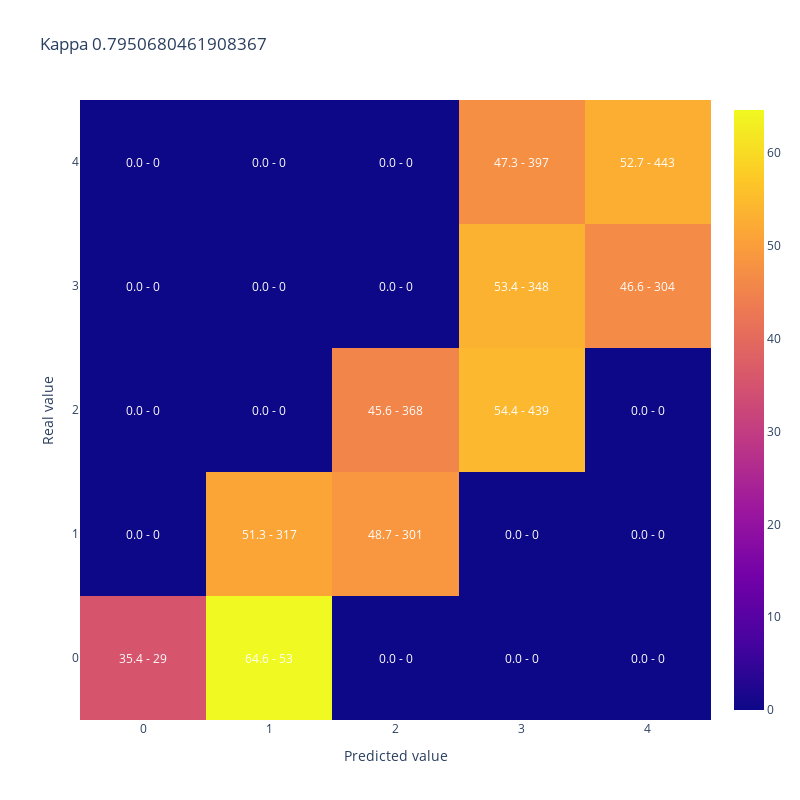

Notebook code for this chart:
### Code cell
#A modo de ejemplo muestro kappa y matriz de confusion para 50% de aciertos donde los errores quedan cerca de la clase correcta
y_simulado_cerca = [y_test.iloc[sample] if random_list[sample]<50/100 else y_cerca[sample] for sample in range(len(y_test))]

display(plot_confusion_matrix(y_test,y_simulado_cerca, 
                              title = "Kappa " + str(cohen_kappa_score(y_test,y_simulado_cerca, weights = 'quadratic'))))

### Figure 1 — Plotly figure (JSON) as saved in the notebook; plotly's stock layout.template omitted (floating-point values rounded to 4 significant figures)
{"data": [{"type": "heatmap", "x": [0, 1, 2, 3, 4], "y": [0, 1, 2, 3, 4], "z": [[35.37, 64.63, 0.0, 0.0, 0.0], [0.0, 51.29, 48.71, 0.0, 0.0], [0.0, 0.0, 45.6, 54.4, 0.0], [0.0, 0.0, 0.0, 53.37, 46.63], [0.0, 0.0, 0.0, 47.26, 52.74]]}], "layout": {"annotations": [{"font": {"color": "white"}, "showarrow": false, "text": "35.4 - 29", "x": 0, "xref": "x", "y": 0, "yref": "y"}, {"font": {"color": "white"}, "showarrow": false, "text": "64.6 - 53", "x": 1, "xref": "x", "y": 0, "yref": "y"}, {"font": {"color": "white"}, "showarrow": false, "text": "0.0 - 0", "x": 2, "xref": "x", "y": 0, "yref": "y"}, {"font": {"color": "white"}, "showarrow": false, "text": "0.0 - 0", "x": 3, "xref": "x", "y": 0, "yref": "y"}, {"font": {"color": "white"}, "showarrow": false, "text": "0.0 - 0", "x": 4, "xref": "x", "y": 0, "yref": "y"}, {"font": {"color": "white"}, "showarrow": false, "text": "0.0 - 0", "x": 0, "xref": "x", "y": 1, "yref": "y"}, {"font": {"color": "white"}, "showarrow": false, "text": "51.3 - 317", "x": 1, "xref": "x", "y": 1, "yref": "y"}, {"font": {"color": "white"}, "showarrow": false, "text": "48.7 - 301", "x": 2, "xref": "x", "y": 1, "yref": "y"}, {"font": {"color": "white"}, "showarrow": false, "text": "0.0 - 0", "x": 3, "xref": "x", "y": 1, "yref": "y"}, {"font": {"color": "white"}, "showarrow": false, "text": "0.0 - 0", "x": 4, "xref": "x", "y": 1, "yref": "y"}, {"font": {"color": "white"}, "showarrow": false, "text": "0.0 - 0", "x": 0, "xref": "x", "y": 2, "yref": "y"}, {"font": {"color": "white"}, "showarrow": false, "text": "0.0 - 0", "x": 1, "xref": "x", "y": 2, "yref": "y"}, {"font": {"color": "white"}, "showarrow": false, "text": "45.6 - 368", "x": 2, "xref": "x", "y": 2, "yref": "y"}, {"font": {"color": "white"}, "showarrow": false, "text": "54.4 - 439", "x": 3, "xref": "x", "y": 2, "yref": "y"}, {"font": {"color": "white"}, "showarrow": false, "text": "0.0 - 0", "x": 4, "xref": "x", "y": 2, "yref": "y"}, {"font": {"color": "white"}, "showarrow": false, "text": "0.0 - 0", "x": 0, "xref": "x", "y": 3, "yref": "y"}, {"font": {"color": "white"}, "showarrow": false, "text": "0.0 - 0", "x": 1, "xref": "x", "y": 3, "yref": "y"}, {"font": {"color": "white"}, "showarrow": false, "text": "0.0 - 0", "x": 2, "xref": "x", "y": 3, "yref": "y"}, {"font": {"color": "white"}, "showarrow": false, "text": "53.4 - 348", "x": 3, "xref": "x", "y": 3, "yref": "y"}, {"font": {"color": "white"}, "showarrow": false, "text": "46.6 - 304", "x": 4, "xref": "x", "y": 3, "yref": "y"}, {"font": {"color": "white"}, "showarrow": false, "text": "0.0 - 0", "x": 0, "xref": "x", "y": 4, "yref": "y"}, {"font": {"color": "white"}, "showarrow": false, "text": "0.0 - 0", "x": 1, "xref": "x", "y": 4, "yref": "y"}, {"font": {"color": "white"}, "showarrow": false, "text": "0.0 - 0", "x": 2, "xref": "x", "y": 4, "yref": "y"}, {"font": {"color": "white"}, "showarrow": false, "text": "47.3 - 397", "x": 3, "xref": "x", "y": 4, "yref": "y"}, {"font": {"color": "white"}, "showarrow": false, "text": "52.7 - 443", "x": 4, "xref": "x", "y": 4, "yref": "y"}], "height": 800, "title": {"text": "Kappa 0.7950680461908367"}, "width": 800, "xaxis": {"title": {"text": "Predicted value"}}, "yaxis": {"title": {"text": "Real value"}}}}
